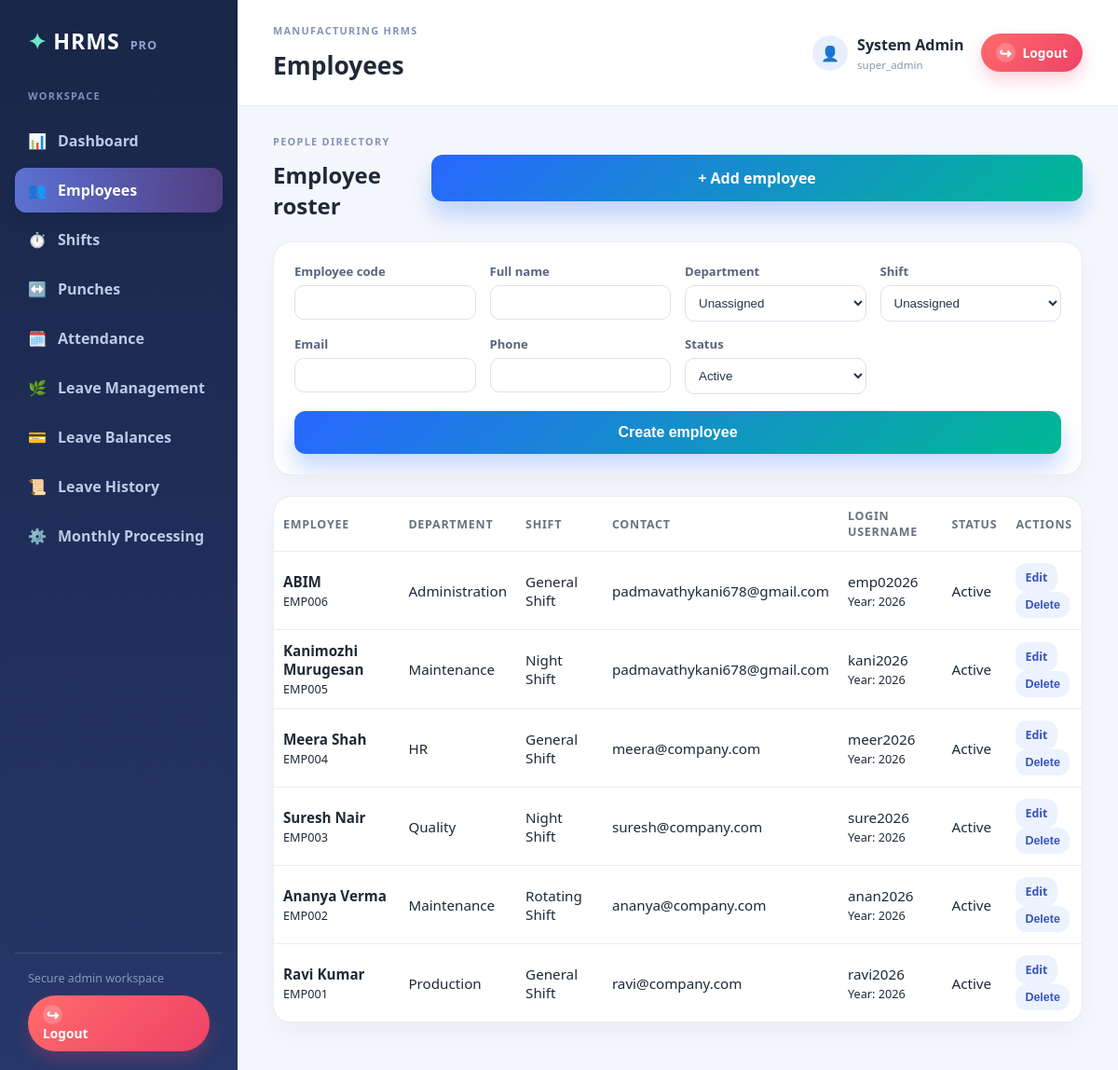
Page /admin/employees.php (signed in) on the committed database.
### tables this page shows
CREATE TABLE `employees` (
  `id` int(11) NOT NULL,
  `employee_code` varchar(50) NOT NULL,
  `full_name` varchar(150) NOT NULL,
  `department_id` int(11) DEFAULT NULL,
  `email` varchar(150) DEFAULT NULL,
  `phone` varchar(30) DEFAULT NULL,
  `login_username` varchar(80) DEFAULT NULL,
  `password_hash` varchar(255) DEFAULT NULL,
  `credential_year` smallint(6) DEFAULT NULL,
  `status` enum('active','inactive','on_leave') DEFAULT 'active',
  `shift_id` int(11) DEFAULT NULL,
  `created_at` timestamp NOT NULL DEFAULT current_timestamp()
);

CREATE TABLE `departments` (
  `id` int(11) NOT NULL,
  `name` varchar(150) NOT NULL,
  `created_at` timestamp NOT NULL DEFAULT current_timestamp()
);

CREATE TABLE `shifts` (
  `id` int(11) NOT NULL,
  `shift_name` varchar(100) NOT NULL,
  `start_time` time NOT NULL,
  `end_time` time NOT NULL,
  `grace_minutes` int(11) DEFAULT 10,
  `late_threshold_minutes` int(11) DEFAULT 15,
  `overtime_after_minutes` int(11) DEFAULT 60,
  `is_night_shift` tinyint(1) DEFAULT 0,
  `created_at` timestamp NOT NULL DEFAULT current_timestamp()
);

### includes/config.php (called while the page is built, shortened)
<?php
$DB_HOST = 'localhost';
$DB_USER = 'root';
$DB_PASS = '';
$DB_NAME = 'hrms_db';
function getDbConnection(): mysqli
{
    global $DB_HOST, $DB_USER, $DB_PASS, $DB_NAME;
    $conn = new mysqli($DB_HOST, $DB_USER, $DB_PASS, $DB_NAME);
    function e(string $value): string
    {
        return htmlspecialchars($value, ENT_QUOTES, 'UTF-8');
    }
    $conn->set_charset('utf8mb4');
    return $conn;
}

### admin/employees.php (the view, shortened to what this page needs)
<?php
require_once __DIR__ . '/../includes/layout.php';
$conn = adminDb();
$edit = null;
$pageSize = 10;
$page = max(1, (int)($_GET['page'] ?? 1));
$totalRows = (int)$conn->query('SELECT COUNT(*) AS total FROM employees')->fetch_assoc()['total'];
$totalPages = max(1, (int)ceil($totalRows / $pageSize));
$page = min($page, $totalPages);
$offset = ($page - 1) * $pageSize;
$rows = $conn->prepare('SELECT e.*,d.name department,s.shift_name FROM employees e LEFT JOIN departments d ON d.id=e.department_id LEFT JOIN shifts s ON s.id=e.shift_id ORDER BY e.id DESC LIMIT ? OFFSET ?');
$rows->bind_param('ii', $pageSize, $offset);
$rows->execute();
$rows = $rows->get_result();
adminHeader('Employees', 'employees');
?>
<div class="page-heading">
    <div>
        <p class="eyebrow">PEOPLE DIRECTORY</p>
        <h2><?= $edit ? 'Edit employee' : 'Employee roster' ?></h2>
    </div><a class="btn btn-primary" href="<?= BASE_URL ?>/admin/employees.php"><?= $edit ? 'Cancel edit' : '+ Add employee' ?></a>
</div>
<div class="panel form-panel">
    <form method="post" data-ajax-form>
        <div class="form-grid"><label>Employee code<input name="employee_code" required maxlength="50" value="<?= e($edit['employee_code'] ?? '') ?>"></label><label>Full name<input name="full_name" required minlength="4" maxlength="150" pattern="[\p{L}\s.'-]{4,}" title="Enter at least 4 letters. Letters, spaces, apostrophes, hyphens, and periods are allowed." value="<?= e($edit['full_name'] ?? '') ?>"></label><label>Department<select name="department_id">
                    <option value="">Unassigned</option>
                </select></label><label>Shift<select name="shift_id">
                    <option value="">Unassigned</option>
                </select></label><label>Email<input type="email" name="email" value="<?= e($edit['email'] ?? '') ?>"></label><label>Phone<input name="phone" maxlength="30" value="<?= e($edit['phone'] ?? '') ?>"></label><label>Status<select name="status"><?php foreach (['active', 'inactive', 'on_leave'] as $v): ?><option value="<?= $v ?>" <?= (($edit['status'] ?? 'active') === $v) ? 'selected' : '' ?>><?= e(ucwords(str_replace('_', ' ', $v))) ?></option><?php endforeach; ?></select></label></div><button class="btn btn-primary" type="submit"><?= $edit ? 'Update employee' : 'Create employee' ?></button>
    </form>
</div>
<div class="panel table-panel">
    <div class="table-wrap">
        <table>
            <thead>
                <tr>
                    <th>Employee</th>
                    <th>Department</th>
                    <th>Shift</th>
                    <th>Contact</th>
                    <th>Login username</th>
                    <th>Status</th>
                    <th>Actions</th>
                </tr>
            </thead>
            <tbody><?php while ($row = $rows->fetch_assoc()): ?><tr>
                        <td><strong><?= e($row['full_name']) ?></strong><br><small><?= e($row['employee_code']) ?></small></td>
                        <td><?= e($row['department'] ?? 'Unassigned') ?></td>
                        <td><?= e($row['shift_name'] ?? 'Unassigned') ?></td>
                        <td><?= e($row['email'] ?? '-') ?></td>
                        <td><?= e($row['login_username'] ?? '-') ?><br><small>Year: <?= e((string)($row['credential_year'] ?? '-')) ?></small></td>
                        <td><?= e(ucwords(str_replace('_', ' ', $row['status']))) ?></td>
                        <td><a class="btn btn-small" href="?edit=<?= (int)$row['id'] ?>">Edit</a>
                            <form class="inline-form" method="post" data-ajax-form onsubmit="return confirm('Delete this employee?')"><button class="btn btn-small" type="submit">Delete</button></form>
                        </td>
                    </tr><?php endwhile; ?></tbody>
        </table>
    </div>
</div>
<?php adminFooter(); ?>

### includes/layout.php (shortened to what this page needs)
<?php
function adminHeader(string $title, string $active = 'dashboard'): void
{
    $menus = [
        'dashboard' => ['📊', 'Dashboard', '/admin/dashboard.php'],
        'employees' => ['👥', 'Employees', '/admin/employees.php'],
        'shifts' => ['⏱️', 'Shifts', '/admin/shifts.php'],
        'punches' => ['↔️', 'Punches', '/admin/punches.php'],
        'attendance' => ['🗓️', 'Attendance', '/admin/attendance.php'],
        'leaves' => ['🌿', 'Leave Management', '/admin/leaves.php'],
        'leave_balances' => ['💳', 'Leave Balances', '/admin/leave_balances.php'],
        'leave_history' => ['📜', 'Leave History', '/admin/leave_history.php'],
        'processing' => ['⚙️', 'Monthly Processing', '/admin/processing.php'],
    ];
?>
    <!doctype html>
    <html lang="en">
    <head>
        <link rel="stylesheet" href="<?= BASE_URL ?>/assets/css/style.css">
    </head>
    <body class="admin-body" data-page="<?= e($active) ?>">
        <div class="app-shell">
            <aside class="sidebar">
                <a class="side-brand" href="<?= BASE_URL ?>/admin/dashboard.php"><span>✦</span> HRMS <small>PRO</small></a>
                <p class="menu-caption">WORKSPACE</p>
                <nav>
                    <?php foreach ($menus as $key => $menu): ?>
                        <a class="side-link <?= $active === $key ? 'active' : '' ?>" href="<?= BASE_URL . $menu[2] ?>">
                            <span><?= $menu[0] ?></span><?= e($menu[1]) ?>
                        </a>
                    <?php endforeach; ?>
                </nav>
                <div class="side-footer"><span>Secure admin workspace</span><a class="topbar-logout" href="<?= BASE_URL ?>/admin/logout.php"><span class="logout-icon" aria-hidden="true">↪</span><span>Logout</span></a></div>
            </aside>
            <section class="main-area">
                <header class="admin-topbar">
                    <div>
                        <p class="eyebrow">MANUFACTURING HRMS</p>
                        <h1><?= e($title) ?></h1>
                    </div>
                    <div class="topbar-actions">
                        <div class="profile-chip"><span class="avatar">👤</span><span><?= e($_SESSION['hrms_admin_name'] ?? 'Super Admin') ?><small><?= e($_SESSION['hrms_admin_role'] ?? 'Super Admin') ?></small></span></div>
                        <a class="topbar-logout" href="<?= BASE_URL ?>/admin/logout.php" title="Log out of the admin panel"><span class="logout-icon" aria-hidden="true">↪</span><span>Logout</span></a>
                    </div>
                </header>
                <main class="page-content">
                <?php
            }
            function adminFooter(): void
            {
                ?>
                </main>
            </section>
        </div>
    </body>
    </html>
<?php
            }

### rows in the picture
employees: full_name "ABIM", employee_code "EMP006", department.name "Administration", shift.shift_name "General Shift", email "padmavathykani678@gmail.com", login_username "emp02026", credential_year "2026", status "Active"
employees: full_name "Kanimozhi Murugesan", employee_code "EMP005", department.name "Maintenance", shift.shift_name "Night Shift", email "padmavathykani678@gmail.com", login_username "kani2026", credential_year "2026", status "Active"
employees: full_name "Meera Shah", employee_code "EMP004", department.name "HR", shift.shift_name "General Shift", email "meera@company.com", login_username "meer2026", credential_year "2026", status "Active"
employees: full_name "Suresh Nair", employee_code "EMP003", department.name "Quality", shift.shift_name "Night Shift", email "suresh@company.com", login_username "sure2026", credential_year "2026", status "Active"
employees: full_name "Ananya Verma", employee_code "EMP002", department.name "Maintenance", shift.shift_name "Rotating Shift", email "ananya@company.com", login_username "anan2026", credential_year "2026", status "Active"
employees: full_name "Ravi Kumar", employee_code "EMP001", department.name "Production", shift.shift_name "General Shift", email "ravi@company.com", login_username "ravi2026", credential_year "2026", status "Active"

### other values in the picture
$menu[0] "📊"
$menu[1] "Dashboard"
$menu[0] "👥"
$menu[1] "Employees"
$menu[0] "⏱️"
$menu[1] "Shifts"
$menu[0] "↔️"
$menu[1] "Punches"
$menu[0] "🗓️"
$menu[1] "Attendance"
$menu[0] "🌿"
$menu[1] "Leave Management"
$menu[0] "💳"
$menu[1] "Leave Balances"
$menu[0] "📜"
